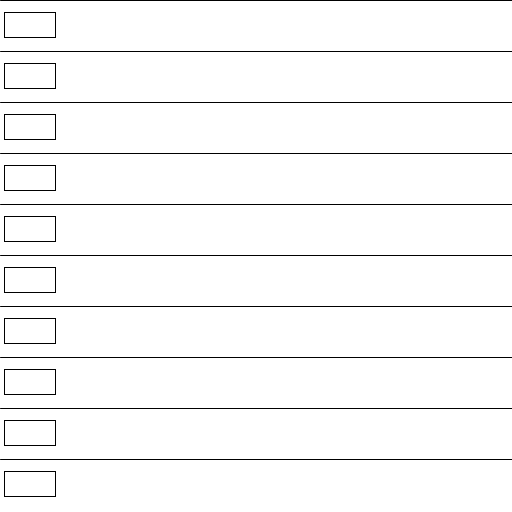
Frame 1 (no input)
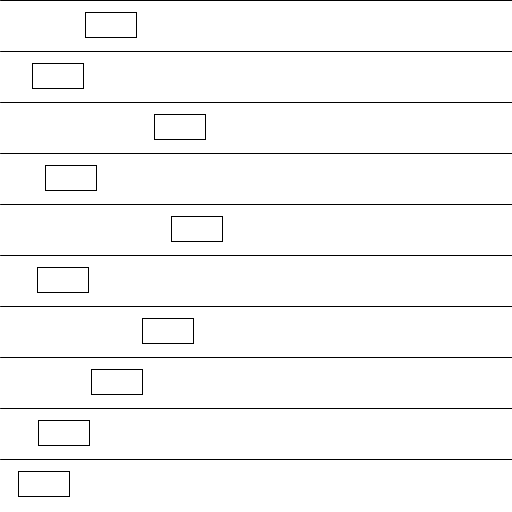
Frame 60 (the mouse pressed at the canvas centre just before this capture)
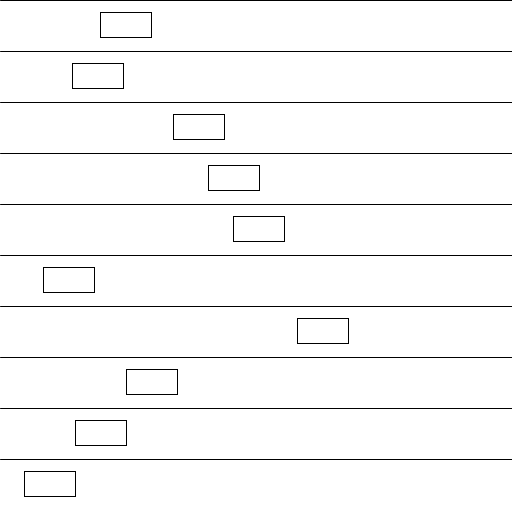
Frame 120 (the mouse held since frame 60 and released just before this capture)

The Processing sketch that drew these frames (run headless with seeded random() and noise(); from frame 60 on, the mouse is pressed at the canvas centre):

// Processing sketch: Question2
// ── Question2.pde

final int numOfCars = 10;

float[] carX = new float[numOfCars];
int[] carY = new int[numOfCars];
int carWidth;
int carHeight;
float[] carV = new float[numOfCars];

int laneSpacing;
int[] laneLines = new int[numOfCars];

final int speedChangeInterval = 30;

boolean raceWon = false;

void setup() 
{
    size(512, 512);
    background(255);
    rectMode(CENTER);

    int carNum = 0; 

    laneSpacing = width / numOfCars;
    carHeight = laneSpacing / 2;
    carWidth = laneSpacing;
    
    while (carNum < carX.length)
    {
        laneLines[carNum] = carNum * laneSpacing;
        carX[carNum] = carWidth /2 + 5;
        carY[carNum] = (laneSpacing * carNum) + laneSpacing/2;
        carV[carNum] = random(0.1, 3.0);
        carNum++;
    }
}

void draw() 
{  
    int carNum = 0;
    background(255);
    while (carNum < carX.length)
    {
        line(0, laneLines[carNum] , width, laneLines[carNum]);
        rect(carX[carNum], carY[carNum], carWidth, carHeight);
        carNum++;
    }
    raceFinished();
    if(raceWon != true)
    {
    movement();
    }
}

void movement()
{
    if (frameCount % speedChangeInterval == 0) // Every 30 frames adjust the car speed by a random value.
    {
        speedRandomizer();
    }
    int carNum = 0;
    while (carNum < carX.length)
    {
    carX[carNum] = carX[carNum] + carV[carNum];
    carNum++;
    }
}

void speedRandomizer()
{
    int carNum = 0;
    float speedDelta;

    while(carNum < carV.length)
    {
        speedDelta = random(-2, 2); //Set a random Speed change.
        if (carV[carNum] + speedDelta <= 0.1) // if the car speed would be negative or base speed, set the speed to the base speed.  
        {
            carV[carNum] = 0.1;
        }
        else 
        {
            carV[carNum] += speedDelta;
        }
        carNum++;
    }
}

void raceFinished()
{
    int carNum = 0;

    while (carNum < carX.length)
    {
        if (carX[carNum] + carWidth/2 >= width)
        {
            raceWon = true;
        }
        carNum++;
    }
}
